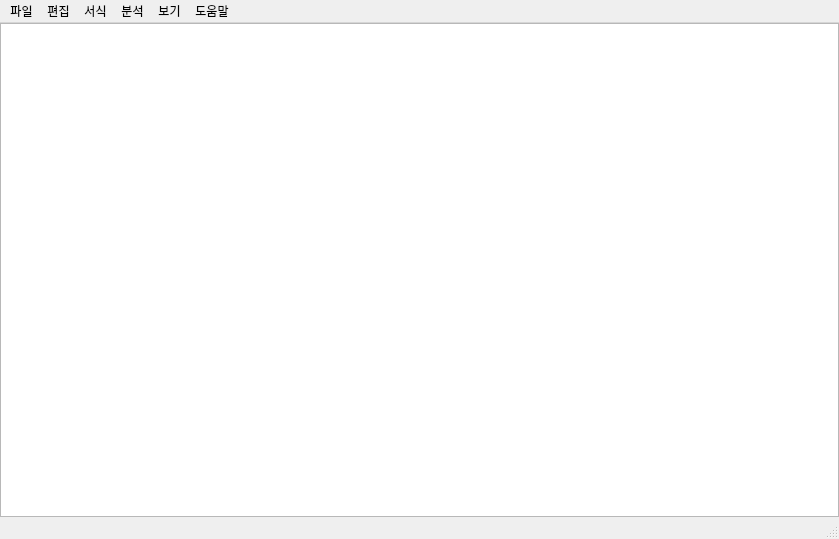
<?xml version="1.0" encoding="UTF-8"?>
<ui version="4.0">
 <class>MainWindow</class>
 <widget class="QMainWindow" name="MainWindow">
  <property name="geometry">
   <rect>
    <x>0</x>
    <y>0</y>
    <width>839</width>
    <height>539</height>
   </rect>
  </property>
  <property name="windowTitle">
   <string>jedit</string>
  </property>
  <widget class="QWidget" name="centralwidget">
   <layout class="QGridLayout" name="gridLayout">
    <property name="leftMargin">
     <number>0</number>
    </property>
    <property name="topMargin">
     <number>0</number>
    </property>
    <property name="rightMargin">
     <number>0</number>
    </property>
    <property name="bottomMargin">
     <number>0</number>
    </property>
    <item row="0" column="0">
     <layout class="QGridLayout" name="gridLayout_2">
      <item row="0" column="0">
       <widget class="QPlainTextEdit" name="plainTextEdit"/>
      </item>
     </layout>
    </item>
   </layout>
  </widget>
  <widget class="QMenuBar" name="menubar">
   <property name="geometry">
    <rect>
     <x>0</x>
     <y>0</y>
     <width>839</width>
     <height>23</height>
    </rect>
   </property>
   <widget class="QMenu" name="menu_file">
    <property name="mouseTracking">
     <bool>true</bool>
    </property>
    <property name="title">
     <string>파일</string>
    </property>
    <addaction name="action_new_make"/>
    <addaction name="action_new_window"/>
    <addaction name="action_open"/>
    <addaction name="action_save"/>
    <addaction name="action_saveas"/>
    <addaction name="separator"/>
    <addaction name="action_print"/>
    <addaction name="separator"/>
    <addaction name="action_close"/>
   </widget>
   <widget class="QMenu" name="menu_edit">
    <property name="title">
     <string>편집</string>
    </property>
    <addaction name="action_undo"/>
    <addaction name="separator"/>
    <addaction name="action_cut"/>
    <addaction name="action_copy"/>
    <addaction name="action_paste"/>
    <addaction name="action_delete"/>
    <addaction name="separator"/>
    <addaction name="action_google"/>
    <addaction name="action_find"/>
    <addaction name="action_find_replace"/>
    <addaction name="action_go"/>
    <addaction name="separator"/>
    <addaction name="action_all_select"/>
    <addaction name="action_datetime"/>
   </widget>
   <widget class="QMenu" name="menu_view">
    <property name="title">
     <string>보기</string>
    </property>
    <widget class="QMenu" name="menu">
     <property name="title">
      <string>확대하기/축소하기</string>
     </property>
     <addaction name="action_zoom_in"/>
     <addaction name="action_zoom_out"/>
     <addaction name="action_zoom_init"/>
    </widget>
    <addaction name="menu"/>
    <addaction name="action_status_bar"/>
   </widget>
   <widget class="QMenu" name="menu_help">
    <property name="title">
     <string>도움말</string>
    </property>
    <addaction name="action_help"/>
    <addaction name="action_mail"/>
    <addaction name="separator"/>
    <addaction name="action_info"/>
   </widget>
   <widget class="QMenu" name="menu_format">
    <property name="title">
     <string>서식</string>
    </property>
    <addaction name="action_font"/>
   </widget>
   <widget class="QMenu" name="menu_analysis">
    <property name="title">
     <string>분석</string>
    </property>
    <addaction name="action_word_count"/>
    <addaction name="action_kor_to_eng"/>
    <addaction name="action_eng_to_kor"/>
   </widget>
   <addaction name="menu_file"/>
   <addaction name="menu_edit"/>
   <addaction name="menu_format"/>
   <addaction name="menu_analysis"/>
   <addaction name="menu_view"/>
   <addaction name="menu_help"/>
  </widget>
  <widget class="QStatusBar" name="statusbar"/>
  <action name="action_open">
   <property name="text">
    <string>열기</string>
   </property>
   <property name="shortcut">
    <string>Ctrl+O</string>
   </property>
  </action>
  <action name="action_save">
   <property name="text">
    <string>저장</string>
   </property>
   <property name="shortcut">
    <string>Ctrl+S</string>
   </property>
  </action>
  <action name="action_saveas">
   <property name="text">
    <string>다른 이름으로 저장</string>
   </property>
   <property name="shortcut">
    <string>Ctrl+Shift+S</string>
   </property>
  </action>
  <action name="action_close">
   <property name="text">
    <string>끝내기</string>
   </property>
  </action>
  <action name="action_undo">
   <property name="text">
    <string>실행 취소</string>
   </property>
   <property name="shortcut">
    <string>Ctrl+Z</string>
   </property>
  </action>
  <action name="action_cut">
   <property name="text">
    <string>잘라내기</string>
   </property>
   <property name="shortcut">
    <string>Ctrl+X</string>
   </property>
  </action>
  <action name="action_copy">
   <property name="text">
    <string>복사</string>
   </property>
   <property name="shortcut">
    <string>Ctrl+C</string>
   </property>
  </action>
  <action name="action_paste">
   <property name="text">
    <string>붙여넣기</string>
   </property>
   <property name="shortcut">
    <string>Ctrl+V</string>
   </property>
  </action>
  <action name="action_find">
   <property name="text">
    <string>찾기</string>
   </property>
   <property name="shortcut">
    <string>Ctrl+F</string>
   </property>
  </action>
  <action name="action_next_find">
   <property name="text">
    <string>다음 찾기</string>
   </property>
   <property name="shortcut">
    <string>F3</string>
   </property>
  </action>
  <action name="action_prev_find">
   <property name="text">
    <string>이전 찾기</string>
   </property>
   <property name="shortcut">
    <string>Shift+F3</string>
   </property>
  </action>
  <action name="action_find_replace">
   <property name="text">
    <string>바꾸기</string>
   </property>
   <property name="shortcut">
    <string>Ctrl+H</string>
   </property>
  </action>
  <action name="action_go">
   <property name="text">
    <string>이동</string>
   </property>
   <property name="shortcut">
    <string>Ctrl+G</string>
   </property>
  </action>
  <action name="action_all_select">
   <property name="text">
    <string>모두 선택</string>
   </property>
   <property name="shortcut">
    <string>Ctrl+A</string>
   </property>
  </action>
  <action name="action_datetime">
   <property name="text">
    <string>시간/날짜</string>
   </property>
   <property name="shortcut">
    <string>F5</string>
   </property>
  </action>
  <action name="action_15">
   <property name="text">
    <string>자동 줄 바꿈</string>
   </property>
  </action>
  <action name="action_16">
   <property name="text">
    <string>글꼴</string>
   </property>
  </action>
  <action name="action_wrap">
   <property name="text">
    <string>자동 줄 바꿈</string>
   </property>
  </action>
  <action name="action_18">
   <property name="text">
    <string>글꼴</string>
   </property>
  </action>
  <action name="action_status_bar">
   <property name="checkable">
    <bool>true</bool>
   </property>
   <property name="checked">
    <bool>true</bool>
   </property>
   <property name="text">
    <string>상태 표시줄</string>
   </property>
  </action>
  <action name="action_help">
   <property name="text">
    <string>도움말 보기</string>
   </property>
  </action>
  <action name="action_mail">
   <property name="text">
    <string>피드백 보내기</string>
   </property>
  </action>
  <action name="action_info">
   <property name="text">
    <string>jedit 정보</string>
   </property>
  </action>
  <action name="action_zoom_in">
   <property name="text">
    <string>확대</string>
   </property>
   <property name="shortcut">
    <string>Ctrl++</string>
   </property>
  </action>
  <action name="action_zoom_out">
   <property name="text">
    <string>축소</string>
   </property>
   <property name="shortcut">
    <string>Ctrl+-</string>
   </property>
  </action>
  <action name="action_zoom_init">
   <property name="text">
    <string>확대하기/축소하기 기본값 복원</string>
   </property>
   <property name="shortcut">
    <string>Ctrl+0</string>
   </property>
  </action>
  <action name="action_print">
   <property name="text">
    <string>인쇄</string>
   </property>
   <property name="shortcut">
    <string>Ctrl+P</string>
   </property>
  </action>
  <action name="action_google">
   <property name="text">
    <string>Google으로 검색</string>
   </property>
   <property name="shortcut">
    <string>Ctrl+E</string>
   </property>
  </action>
  <action name="action_new_window">
   <property name="text">
    <string>새 창</string>
   </property>
   <property name="shortcut">
    <string>Ctrl+Shift+N</string>
   </property>
  </action>
  <action name="action_delete">
   <property name="text">
    <string>삭제</string>
   </property>
   <property name="shortcut">
    <string>Del</string>
   </property>
  </action>
  <action name="action_new_make">
   <property name="text">
    <string>새로 만들기</string>
   </property>
   <property name="shortcut">
    <string>Ctrl+N</string>
   </property>
  </action>
  <action name="action_font">
   <property name="text">
    <string>글꼴</string>
   </property>
  </action>
  <action name="action_word_count">
   <property name="text">
    <string>단어 횟수</string>
   </property>
  </action>
  <action name="action_kor_to_eng">
   <property name="text">
    <string>한/영 번역</string>
   </property>
  </action>
  <action name="action_eng_to_kor">
   <property name="text">
    <string>영/한 번역</string>
   </property>
  </action>
 </widget>
 <resources/>
 <connections/>
</ui>
